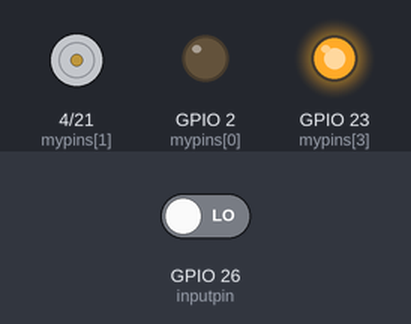
A sketch run on a simulated ESP32. On the bench: motor-driver pin pairs drawn as motors (green arrow = first pin HIGH = forward, orange = second pin HIGH = backward, longer = more drive), output pins drawn as LEDs (lit = HIGH). Inputs (shaded band) come from the test bench; at power-on: GPIO 26 (inputpin) LOW.

Above: at 0.05 s.
At 0.25 s:
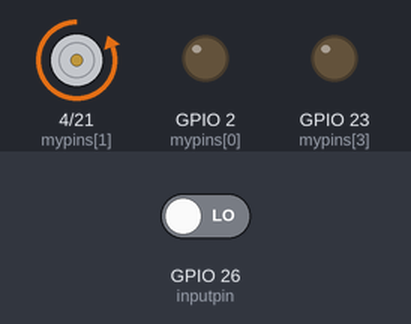
At 0.75 s:
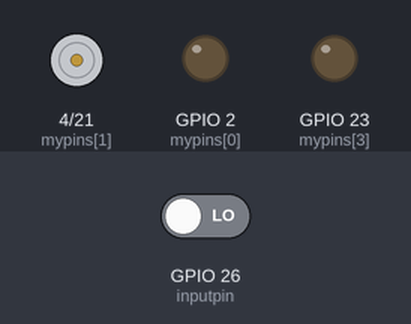
At 1.45 s:
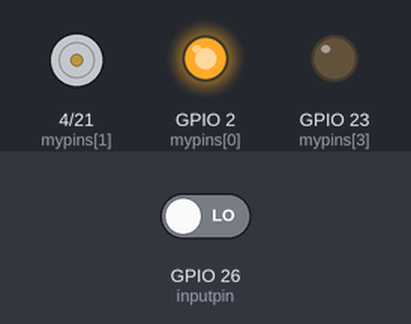
At 2.85 s:
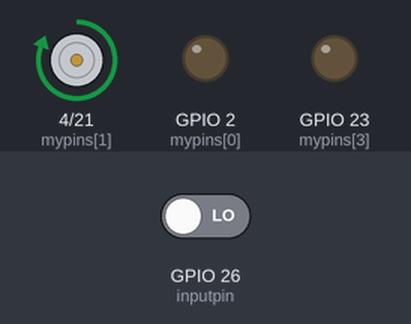
Timing chart, 0 to 3.1 s (numbered marks = the images above):
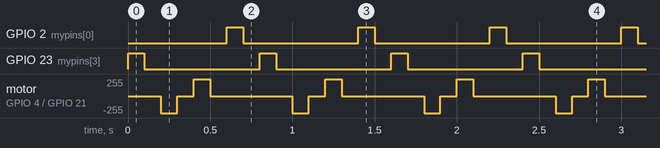

Measured:
- by itself, GPIO 2 (mypins[0]), GPIO 23 (mypins[3]): alternates HIGH for 0.10 s and LOW for 0.70 s
- by itself, motor on GPIO 4 (mypins[1]) / GPIO 21 (mypins[2]): repeats every 0.80 s: stopped 0.10 s, forward 255/255 0.10 s, stopped 0.50 s, backward 255/255 0.10 s

The sketch:

LIghts_with_Switch.ino
```cpp
int inputpin = 26, pinstate = 0, i, mypins[4] = {2, 4, 21, 23};
void setup()
{
  pinMode(inputpin, INPUT);
  pinMode(2, OUTPUT);
  for (i = 0; i < 4; i = i + 1)
  {
    pinMode(mypins[i], OUTPUT);
  }
}
void loop()
{
  pinstate = digitalRead(inputpin);
  if (pinstate == 1)
  {
    for (i = 0; i < 4; i = i + 1)
    {
      digitalWrite(mypins[i], HIGH);
      delay(100);
      digitalWrite(mypins[i], LOW);
      delay(100);
    }
  }
  if (pinstate == 0)
  {
    for (i = 3; i >= 0; i = i - 1)
    {
      digitalWrite(mypins[i], HIGH);
      delay(100);
      digitalWrite(mypins[i], LOW);
      delay(100);
    }
  }
}
```
